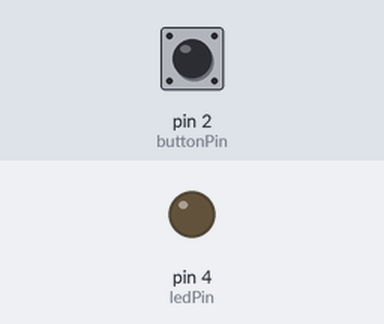
Simulated run of this sketch. Board: Arduino Uno, built with avr-gcc and run on an emulated ATmega328P. Shown: output pins drawn as LEDs (lit = HIGH). The test bench sets the inputs (shaded band); at power-on: pin 2 (buttonPin) LOW.

Above: at 1.2 s.
1.3 s: pin 2 (buttonPin) pulled HIGH for 0.15 s
At 2.5 s:
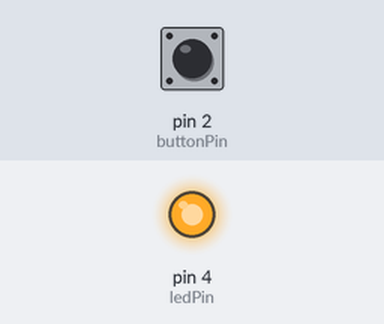
2.9 s: pin 2 (buttonPin) pulled HIGH for 1 s
At 3.8 s:
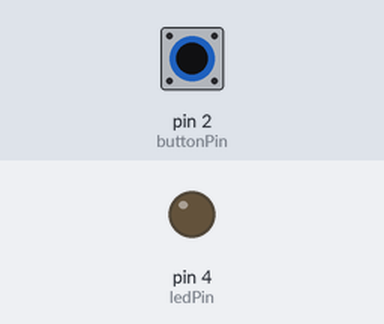
5.4 s: pin 2 (buttonPin) pulled HIGH for 3.2 s
At 5.7 s:
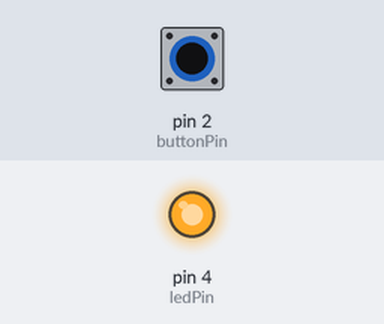
Timing chart, 0 to 8.4 s (numbered marks = the images above; inputs shaded):
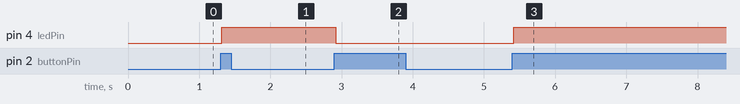

The sketch:

codigo.ino
```cpp
const int buttonPin = 2;     // the number of the pushbutton pin
const int ledPin =  4;      // the number of the LED pin

int ledState = 0; // variable for the led status 0=>led off 1=>led on

// variables will change:
int buttonState = 0;         // variable for reading the pushbutton status
int lastState = 0;

void setup() {
  // initialize the LED pin as an output:
  pinMode(ledPin, OUTPUT);
  // initialize the pushbutton pin as an input:
  pinMode(buttonPin, INPUT);
}

void loop() {
  // read the state of the pushbutton value:
  buttonState = digitalRead(buttonPin);

  if ((buttonState == HIGH) && (lastState==0)) {
  	ledState = 1 - ledState;
    delay(20);
  }

  lastState = buttonState;

  // check if the pushbutton is pressed. If it is, the buttonState is HIGH:
  if (ledState == 1) {
    // turn LED on:
    digitalWrite(ledPin, HIGH);
  } else {
    // turn LED off:
    digitalWrite(ledPin, LOW);
  }
}
```

Measured:
- after the input at 1.3 s, pin 4 (ledPin): LOW → HIGH at once
- after the input at 2.9 s, pin 4 (ledPin): HIGH → LOW at once
- after the input at 5.4 s, pin 4 (ledPin): LOW → HIGH at once
